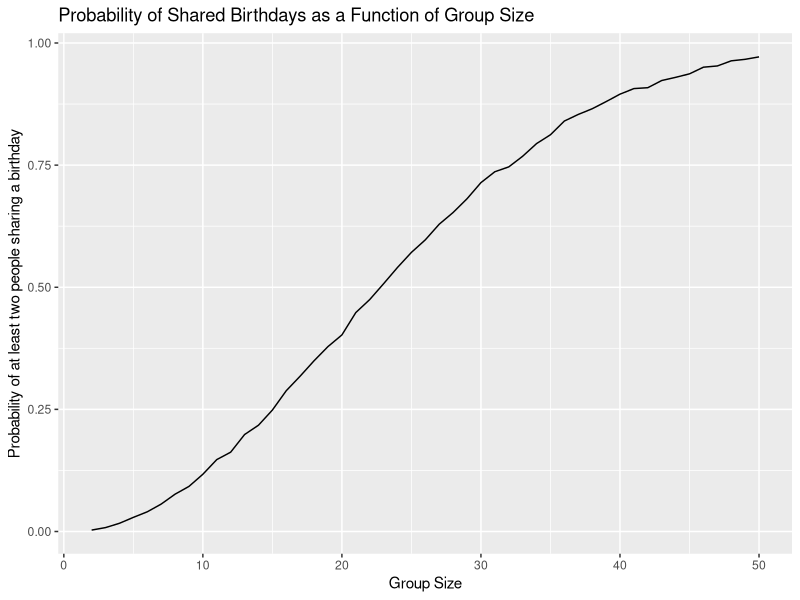

Generate this figure with R: (Note: a time limit stopped this script after it produced the figure.)
## ---- chunk 1
library(tidyverse)
## ---- chunk 2
bday_sim = function(n) {
  bdays = sample(1:365, size = n, replace = TRUE)
  duplicate = length(unique(bdays)) < n
  return(duplicate)
}

sim_res = expand_grid(
  n = 2:50,
  iter = 1:10000
) |>
  mutate(res = map_lgl(n, bday_sim)) |>
  group_by(n) |>
  summarize(prob = mean(res))

sim_res_plot = sim_res |>
  ggplot(aes(x = n, y = prob)) +
  geom_line() +
  labs(
    title = "Probability of Shared Birthdays as a Function of Group Size",
    x = "Group Size",
    y = "Probability of at least two people sharing a birthday"
  )

sim_res_plot
## ---- chunk 3
sim_power = function(mu, n = 30, sigma = 5, alpha = 0.05) {
  sim_data = 
    tibble(
      x = rnorm(n, mean = mu, sd = sigma)
      )
  
  t_test = t.test(sim_data$x, mu = 0)
  result = broom::tidy(t_test)
  
  out_df = tibble(
    estimate = result$estimate,
    p_value = result$p.value
  )
  
  return(out_df)
}
## ---- chunk 4
n_sim = 5000
mu_values = c(0, 1, 2, 3, 4, 5, 6)

sim_res_2 = expand_grid(
  mu = mu_values,
  iter = 1:n_sim
) |>
  mutate(sim_output = map(mu, sim_power)) |>
  unnest(sim_output) |>
  group_by(mu) |>
  summarize(
    power = mean(p_value < 0.05),
    avg_estimate = mean(estimate),
    avg_estimate_rejected = mean(estimate[p_value < 0.05])
  )
